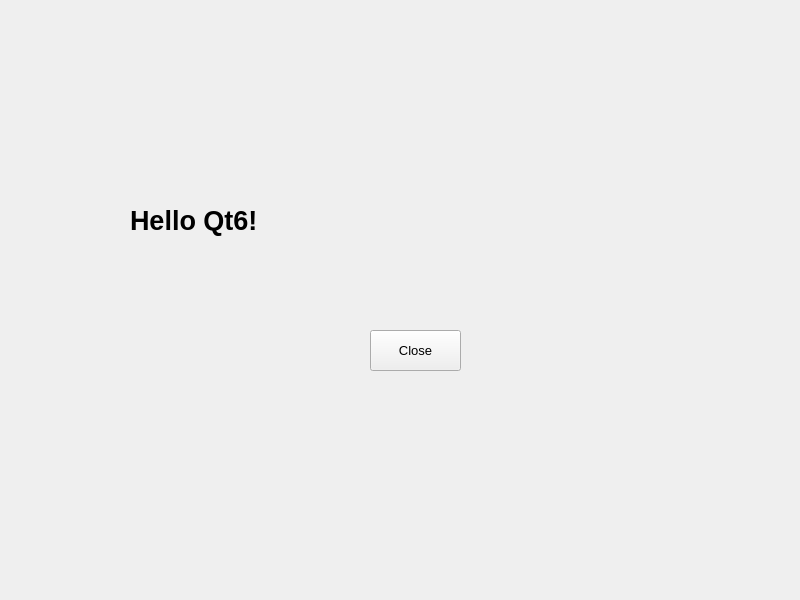
<?xml version="1.0" encoding="UTF-8"?>
<ui version="4.0">
 <class>Widget</class>
 <widget class="QWidget" name="Widget">
  <property name="geometry">
   <rect>
    <x>0</x>
    <y>0</y>
    <width>800</width>
    <height>600</height>
   </rect>
  </property>
  <property name="font">
   <font>
    <pointsize>10</pointsize>
   </font>
  </property>
  <property name="windowTitle">
   <string>Firse Demo</string>
  </property>
  <widget class="QLabel" name="label">
   <property name="geometry">
    <rect>
     <x>130</x>
     <y>70</y>
     <width>341</width>
     <height>301</height>
    </rect>
   </property>
   <property name="font">
    <font>
     <pointsize>20</pointsize>
     <bold>true</bold>
    </font>
   </property>
   <property name="text">
    <string>Hello Qt6!</string>
   </property>
  </widget>
  <widget class="QPushButton" name="btnClose">
   <property name="geometry">
    <rect>
     <x>370</x>
     <y>330</y>
     <width>91</width>
     <height>41</height>
    </rect>
   </property>
   <property name="text">
    <string>Close</string>
   </property>
  </widget>
 </widget>
 <resources/>
 <connections>
  <connection>
   <sender>btnClose</sender>
   <signal>clicked()</signal>
   <receiver>Widget</receiver>
   <slot>close()</slot>
   <hints>
    <hint type="sourcelabel">
     <x>415</x>
     <y>350</y>
    </hint>
    <hint type="destinationlabel">
     <x>399</x>
     <y>299</y>
    </hint>
   </hints>
  </connection>
 </connections>
</ui>
